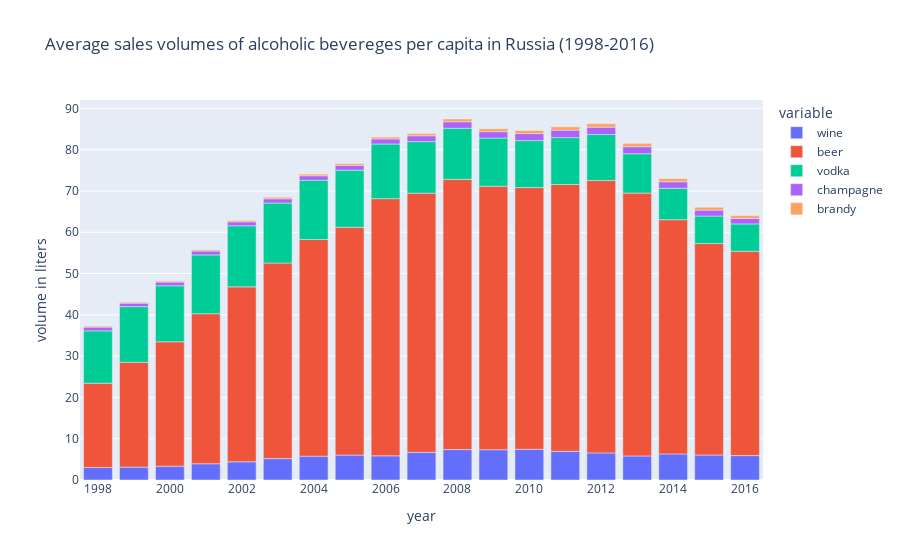

The cell this chart's notebook holds for it:
### Code cell
fig = px.bar(df_data, x=df_data.index, y=drink_cat, 
             title="Average sales volumes of alcoholic bevereges per capita in Russia (1998-2016)", 
            labels={"value":"volume in liters"})
fig.show()

### Figure 1 — Plotly figure (JSON) as saved in the notebook; plotly's stock layout.template omitted (floating-point values rounded to 4 significant figures)
{"data": [{"alignmentgroup": "True", "hovertemplate": "variable=wine<br>year=%{x}<br>volume in liters=%{y}<extra></extra>", "legendgroup": "wine", "marker": {"color": "#636efa", "pattern": {"shape": ""}}, "name": "wine", "offsetgroup": "wine", "orientation": "v", "showlegend": true, "textposition": "auto", "type": "bar", "x": [1998, 1999, 2000, 2001, 2002, 2003, 2004, 2005, 2006, 2007, 2008, 2009, 2010, 2011, 2012, 2013, 2014, 2015, 2016], "xaxis": "x", "y": [3.03, 3.121, 3.343, 3.938, 4.402, 5.184, 5.768, 6.042, 5.857, 6.704, 7.365, 7.337, 7.435, 6.939, 6.567, 5.825, 6.319, 6.053, 5.91], "yaxis": "y"}, {"alignmentgroup": "True", "hovertemplate": "variable=beer<br>year=%{x}<br>volume in liters=%{y}<extra></extra>", "legendgroup": "beer", "marker": {"color": "#EF553B", "pattern": {"shape": ""}}, "name": "beer", "offsetgroup": "beer", "orientation": "v", "showlegend": true, "textposition": "auto", "type": "bar", "x": [1998, 1999, 2000, 2001, 2002, 2003, 2004, 2005, 2006, 2007, 2008, 2009, 2010, 2011, 2012, 2013, 2014, 2015, 2016], "xaxis": "x", "y": [20.42, 25.4, 30.13, 36.34, 42.38, 47.37, 52.49, 55.16, 62.29, 62.76, 65.45, 63.82, 63.39, 64.64, 65.96, 63.67, 56.73, 51.21, 49.49], "yaxis": "y"}, {"alignmentgroup": "True", "hovertemplate": "variable=vodka<br>year=%{x}<br>volume in liters=%{y}<extra></extra>", "legendgroup": "vodka", "marker": {"color": "#00cc96", "pattern": {"shape": ""}}, "name": "vodka", "offsetgroup": "vodka", "orientation": "v", "showlegend": true, "textposition": "auto", "type": "bar", "x": [1998, 1999, 2000, 2001, 2002, 2003, 2004, 2005, 2006, 2007, 2008, 2009, 2010, 2011, 2012, 2013, 2014, 2015, 2016], "xaxis": "x", "y": [12.67, 13.47, 13.57, 14.24, 14.79, 14.52, 14.33, 13.83, 13.24, 12.48, 12.38, 11.67, 11.38, 11.34, 11.14, 9.528, 7.606, 6.667, 6.625], "yaxis": "y"}, {"alignmentgroup": "True", "hovertemplate": "variable=champagne<br>year=%{x}<br>volume in liters=%{y}<extra></extra>", "legendgroup": "champagne", "marker": {"color": "#ab63fa", "pattern": {"shape": ""}}, "name": "champagne", "offsetgroup": "champagne", "orientation": "v", "showlegend": true, "textposition": "auto", "type": "bar", "x": [1998, 1999, 2000, 2001, 2002, 2003, 2004, 2005, 2006, 2007, 2008, 2009, 2010, 2011, 2012, 2013, 2014, 2015, 2016], "xaxis": "x", "y": [0.9136, 0.8469, 0.8926, 0.9317, 0.9671, 1.035, 1.094, 1.185, 1.231, 1.422, 1.57, 1.548, 1.696, 1.818, 1.783, 1.706, 1.584, 1.44, 1.335], "yaxis": "y"}, {"alignmentgroup": "True", "hovertemplate": "variable=brandy<br>year=%{x}<br>volume in liters=%{y}<extra></extra>", "legendgroup": "brandy", "marker": {"color": "#FFA15A", "pattern": {"shape": ""}}, "name": "brandy", "offsetgroup": "brandy", "orientation": "v", "showlegend": true, "textposition": "auto", "type": "bar", "x": [1998, 1999, 2000, 2001, 2002, 2003, 2004, 2005, 2006, 2007, 2008, 2009, 2010, 2011, 2012, 2013, 2014, 2015, 2016], "xaxis": "x", "y": [0.2289, 0.2109, 0.2337, 0.2756, 0.3207, 0.3634, 0.3927, 0.4111, 0.437, 0.5346, 0.6704, 0.6827, 0.7346, 0.7873, 0.8284, 0.8025, 0.747, 0.6771, 0.6711], "yaxis": "y"}], "layout": {"barmode": "relative", "legend": {"title": {"text": "variable"}, "tracegroupgap": 0}, "title": {"text": "Average sales volumes of alcoholic bevereges per capita in Russia (1998-2016)"}, "xaxis": {"anchor": "y", "domain": [0, 1], "title": {"text": "year"}}, "yaxis": {"anchor": "x", "domain": [0, 1], "title": {"text": "volume in liters"}}}}
